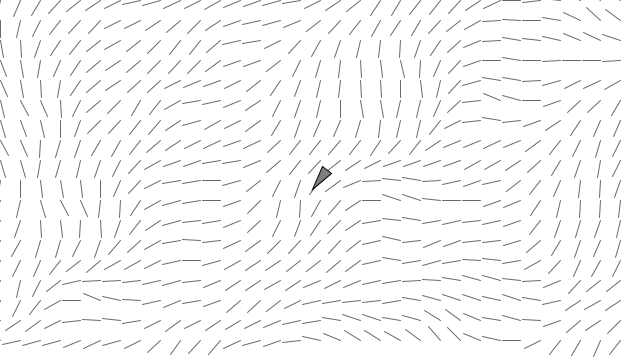
Frame 1 (no input)
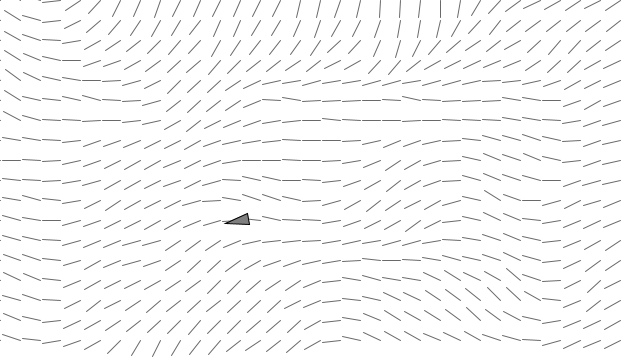
Frame 60 (the mouse pressed at the canvas centre just before this capture)
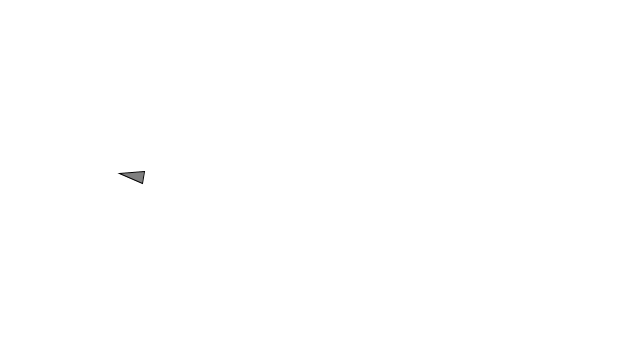
Frame 120 (the mouse held since frame 60 and released just before this capture)

The Processing sketch that drew these frames (run headless with seeded random() and noise(); from frame 60 on, the mouse is pressed at the canvas centre):

// Processing sketch: Follow_Flowfield
// ── Follow_Flowfield.pde
Vehicle v;
boolean debug = true;
FlowField flowfield;

void setup() {
  size(640,360);
  flowfield = new FlowField(20);
  v = new Vehicle(width/2, height/2);
}

void draw() {
  
    background(255);
    flowfield.update();
    if (debug) flowfield.display();
    
    v.follow(flowfield);
    v.run();
    v.borders();
}

void mousePressed() {
  debug = !debug;
}
// ── FlowField.pde
class FlowField{
  
  PVector[][] field;
  int cols, rows;
  int resolution;
  
  float zoff = 0.0;
  
  FlowField(int r){
    resolution = r;
    cols = width/resolution;
    rows = height/resolution;
    field = new PVector[cols][rows];
    init();
  }
  
  void init(){
    noiseSeed((int)random(10000));
    
    float xoff = 0;
    for (int i = 0; i < cols; i++) {
      float yoff = 0;
      for (int j = 0; j < rows; j++) {
          float theta = map(noise(xoff,yoff),0,1,0,TWO_PI);
          field[i][j] = new PVector(cos(theta), sin(theta));
          yoff += 0.1;
        }
        xoff += 0.1;
      }
    }
    
    void update() {
    float xoff = 0;
    for (int i = 0; i < cols; i++) {
      float yoff = 0;
      for (int j = 0; j < rows; j++) {
        float theta = map(noise(xoff,yoff,zoff),0,1,0,TWO_PI);
        // Make a vector from an angle
        field[i][j] = PVector.fromAngle(theta);
        yoff += 0.1;
      }
      xoff += 0.1;
    }
    // Animate by changing 3rd dimension of noise every frame
    zoff += 0.01;
  }
    
    void display() {
    for (int i = 0; i < cols; i++) {
      for (int j = 0; j < rows; j++) {
        drawVector(field[i][j],i*resolution,j*resolution,resolution-2);
      }
    }

  }

  // Renders a vector object 'v' as an arrow and a position 'x,y'
  void drawVector(PVector v, float x, float y, float scayl) {
    pushMatrix();
    float arrowsize = 4;
    // Translate to position to render vector
    translate(x,y);
    stroke(0,150);
    // Call vector heading function to get direction (note that pointing up is a heading of 0) and rotate
    rotate(v.heading2D());
    // Calculate length of vector & scale it to be bigger or smaller if necessary
    float len = v.mag()*scayl;
    // Draw three lines to make an arrow (draw pointing up since we've rotate to the proper direction)
    line(0,0,len,0);
    //line(len,0,len-arrowsize,+arrowsize/2);
    //line(len,0,len-arrowsize,-arrowsize/2);
    popMatrix();
  }
    
   PVector lookup(PVector lookup){
    int column = int(constrain(lookup.x/resolution,0,cols-1));
    int row = int(constrain(lookup.y/resolution,0,rows-1));
    return field[column][row].get();
   }
}
// ── Vehicle.pde
class Vehicle {

  PVector position;
  PVector velocity;
  PVector acceleration;
  
  float wandertheta;
  float r;
  float maxforce;
  float maxspeed;

  Vehicle(float x, float y) {
    r = 3.0;
    position = new PVector(x,y);
    velocity = new PVector(0,0);
    acceleration = new PVector(0,0);
    maxforce = 0.1;
    maxspeed = 2;
  }
  
  void run(){
    update();
    display();
  }
  
  void applyForce(PVector force) {
    acceleration.add(force);
  }
  
  void update() {
    velocity.add(acceleration);
    velocity.limit(maxspeed);
    position.add(velocity);
    acceleration.mult(0);
  }
  
  void follow(FlowField flow) {
    // What is the vector at that spot in the flow field?
    PVector desired = flow.lookup(position);
    // Scale it up by maxspeed
    desired.mult(maxspeed);
    // Steering is desired minus velocity
    PVector steer = PVector.sub(desired, velocity);
    steer.limit(maxforce);  // Limit to maximum steering force
    applyForce(steer);
  }

  void display() {
    
    float theta = velocity.heading2D() + radians(90);
    fill(127);
    stroke(0);
    pushMatrix();
    translate(position.x,position.y);
    rotate(theta);
    beginShape(TRIANGLES);
    vertex(0, -r*4);
    vertex(-r*2, r*4);
    vertex(r*2, r*4);
    endShape();
    popMatrix();
  }
  
   void borders() {
    if (position.x < -r) position.x = width+r;
    if (position.y < -r) position.y = height+r;
    if (position.x > width+r) position.x = -r;
    if (position.y > height+r) position.y = -r;
  }
  
  
}
